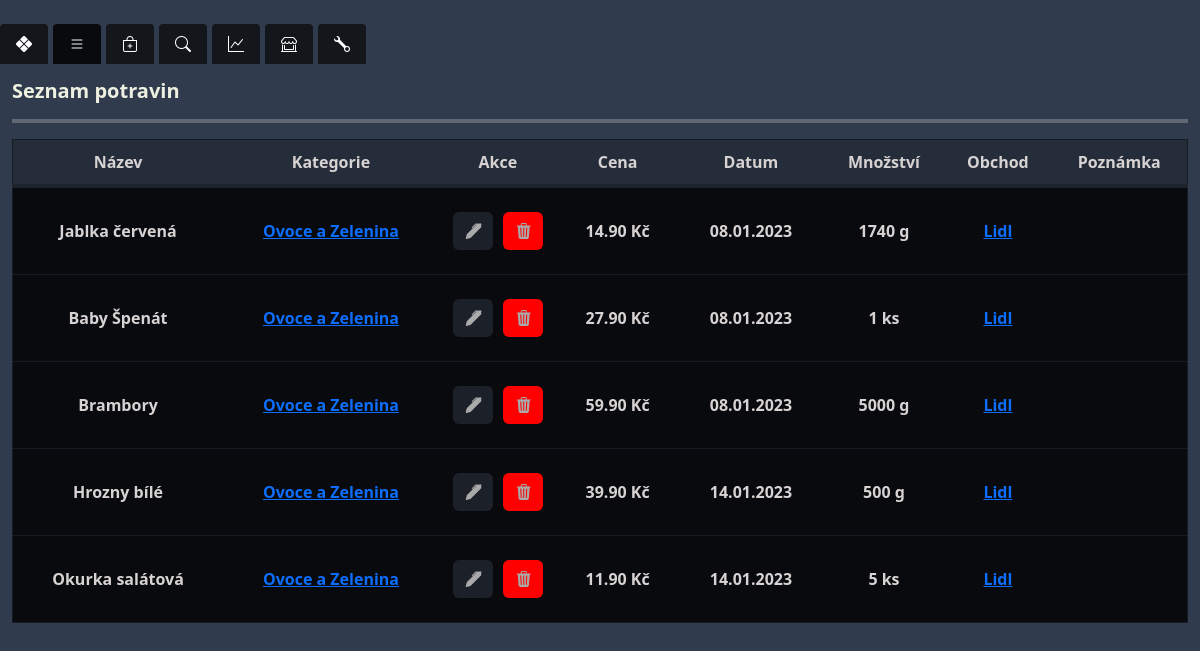
/food/filter/category/9, run on the app's committed database.
### food/models.py (models this page shows, shortened)
class Food(models.Model):
    UNITS = [
        ('pieces', 'ks'),
        ('grams', 'g'),
        ('mililiters', 'ml'),
        ('liters','l')
    ]
    name = models.CharField(max_length=255)
    food_type = models.ForeignKey(FoodType, related_name='foods' ,on_delete=models.CASCADE, default=1)
    price = models.FloatField()
    payment_method = models.ForeignKey(PaymentMethod, on_delete=models.CASCADE)
    date_added = models.DateField(default=timezone.now)
    quantity = models.FloatField(default=1)
    unit = models.CharField(max_length=10, choices=UNITS)
    store = models.ForeignKey(Store, on_delete=models.CASCADE,default=1)
    note = models.TextField(blank=True, null=True)

class FoodType(models.Model):
    name = models.CharField(max_length=255)

class Store(models.Model):
    name = models.CharField(max_length=255)

### food/food_filters.py (the view)
# urls.py: path('filter/category/<int:category_id>', filter_by_category, name='filter_by_category'),
def filter_by_category(request, category_id):
    print(f"Filtering by category_id: {category_id}")
    foods = Food.objects.filter(food_type_id=category_id)
    print(f"QuerySet: {foods}")
    return render(request, 'food_list.html', {'foods': foods})

### food/templates/food_list.html (shortened to what this page needs)
{% extends 'base.html' %}
{% block content %}
{{ block.super }}
<div class="container-fluid full-height d-flex flex-column">
    <div class="row flex-grow-1">
        <div class="col-12 full-height">
            <h5 class="mt-3">Seznam potravin</h5>
            <hr>
            {% if foods %}
            {% include 'food_table.html' %}
            {% else  %}
            <h4>Žádná potravina nebyla nalezena</h4>
<a class="mt-2 btn btn-custom" href="{% url 'add_food' %}">Přidat potravinu</a>
            {% endif  %}
        </div>
    </div>
</div>
{% endblock %}

### food/templates/food_table.html
<div class="table-responsive">
    <table class="custom-table">
        <thead>
            <tr>
                <th scope="col">Název</th>
                <th scope="col">Kategorie</th>
                <th scope="col">Akce</th>
                <th scope="col">Cena</th>
                <th scope="col">Datum</th>
                <th scope="col">Množství</th>
                <th scope="col">Obchod</th>
                <th scope="col">Poznámka</th>
            </tr>
        </thead>
        <tbody>
            {% for food in foods %}
            <tr>
                <td>{{ food.name }}</td>
                <td>{% if food.food_type.name != "------------" %}<a href="{% url 'filter_by_category' food.food_type.id  %}">{{ food.food_type.name }}</a></td>
                 {% else %}
                    Nepřiřazeno
                    {% endif %}
              <td>
    <div style="display: flex; gap: 10px; align-items: center; justify-content: center;">
        <a style="width: 40px; margin: 0;" href="{% url 'edit_food' food.id %}" class="btn btn-custom">
            <i class="bi bi-pen-fill"></i>
        </a>
        <a style="background:red;width: 40px; margin: 0;" href="{% url 'delete_food' food.id %}" class="btn btn-custom">
            <i class="bi bi-trash3-fill"></i>
        </a>
    </div>
</td>
                <td>{{ food.price|floatformat:2 }} Kč</td>
                <td>{{ food.date_added|date:"d.m.Y" }}</td>
<td>
    {% if food.unit == "pieces" or food.unit == "grams" %}
        {{ food.quantity|floatformat:0 }}
    {% else %}
        {{ food.quantity|floatformat:1 }}
    {% endif %}
    {% if food.unit == "grams" %}
        g
    {% elif food.unit == "mililiters" %}
        ml
    {% elif food.unit == "liters" %}
        l
    {% elif food.unit == "pieces" %}
        ks
    {% else %}
        {{ food.unit }}
    {% endif %}
</td>
                <td><a href="{% url 'filter_by_store' food.store.id  %}">{{ food.store.name }}</a></td>
                <td>{{ food.note }}</td>
            </tr>
            {% endfor %}
        </tbody>
    </table>
</div>

### food/templates/base.html (style rules this page uses)
body { background-color: #303b4d; color: #eef0e1; }
.btn-custom { color: #aaaaaa; background-color: #1b2029; border-color: none; }
input, select, option, button, h3, h5 { font-weight: bold !important; }
hr { border: 0; border-top: 4px solid; color: #eef0e1; }
.custom-table { width: 100%; margin-bottom: 1rem; color: #ffffff; background-color: #13161b; border: 1px solid #171b23; }
.custom-table th, .custom-table td { padding: 0.75rem; vertical-align: top; border-top: 1px solid #171b23; font-weight: bold; background-color: #090a0e; color: #d8d3d3; }
.custom-table thead th { vertical-align: bottom; border-bottom: 4px solid #1d242e; background-color: #252d3b; }
html, body { height: 100%; }
.full-height { height: 100vh; }
.custom-table td { padding-left: 5px; padding-right: 5px; white-space: nowrap; }
.custom-table td::before, .custom-table td::after { content: "\00a0"; padding-left: 5px; padding-right: 5px; }
.custom-table th, .custom-table td { padding: 0px; text-align: center; vertical-align: middle; }
.custom-table th { padding:10px; }
.custom-table .btn { margin: 0 auto; display: block; }

### data on the page
Food: name "Jablka červená", food_type.name "Ovoce a Zelenina", price "14.90", date_added "08.01.2023", quantity "1740", unit "g", store.name "Lidl"
Food: name "Baby Špenát", food_type.name "Ovoce a Zelenina", price "27.90", date_added "08.01.2023", quantity "1", unit "ks", store.name "Lidl"
Food: name "Brambory", food_type.name "Ovoce a Zelenina", price "59.90", date_added "08.01.2023", quantity "5000", unit "g", store.name "Lidl"
Food: name "Hrozny bílé", food_type.name "Ovoce a Zelenina", price "39.90", date_added "14.01.2023", quantity "500", unit "g", store.name "Lidl"
Food: name "Okurka salátová", food_type.name "Ovoce a Zelenina", price "11.90", date_added "14.01.2023", quantity "5", unit "ks", store.name "Lidl"
